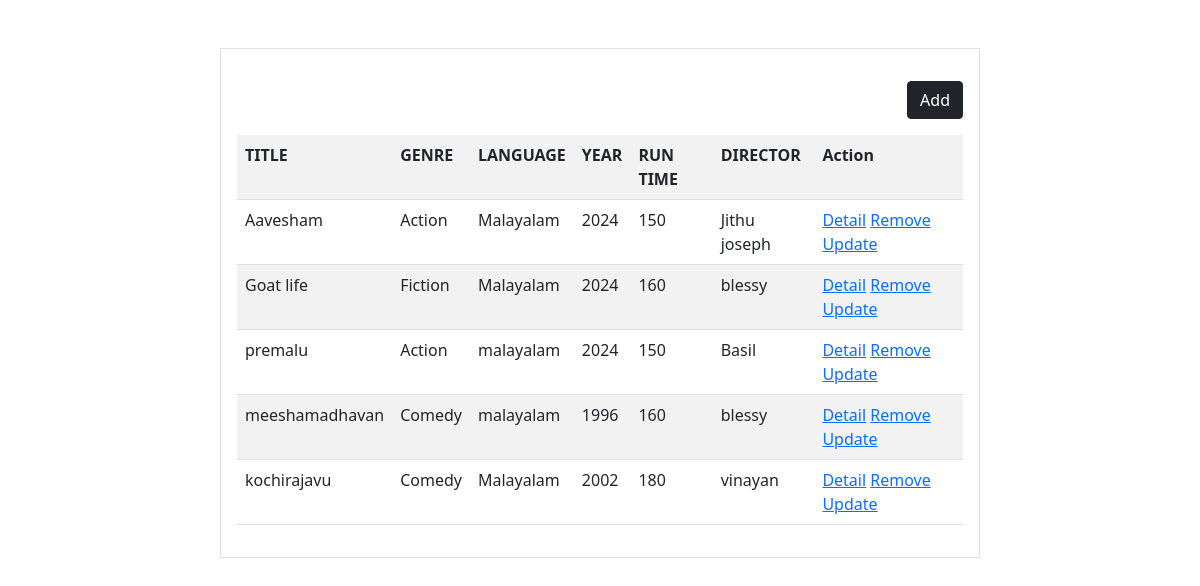
The app's page /movie/all/ with its own data.
### myapp/models.py (models this page shows, shortened)
class Movies(models.Model):
    title=models.CharField(max_length=200)
    genre=models.CharField(max_length=200,choices=GenreChoices.choices)
    language=models.CharField(max_length=200)
    year=models.CharField(max_length=200)
    run_time=models.PositiveIntegerField()
    director=models.CharField(max_length=200)

### myapp/views.py (the view)
# urls.py: path('movie/all/',views.MovieListView.as_view(),name="movie-list"),
class MovieListView(View):
    def get(self,request,*args,**kwargs):
        qs=Movies.objects.all()
        return render(request,"movie_list.html",{"movies":qs})

### myapp/templates/movie_list.html (shortened to what this page needs)
<!DOCTYPE html>
<html lang="en">
<head>
    <link href="https://cdn.jsdelivr.net/npm/bootstrap@5.0.2/dist/css/bootstrap.min.css" rel="stylesheet">
</head>
<body>
    <div class="container mt-5">
        <div class="row">
            <div class="col-2"></div>
            <div class="col-8 border p-3">
                <div class="w-100 d-flex justify-content-end my-3">
                    <a href="{%url 'movie-add'%}" class="btn btn-dark ">Add</a>
                </div>
                <table class="table table-striped">
                    <tr>
                        <th>TITLE</th>
                        <th>GENRE</th>
                        <th>LANGUAGE</th>
                        <th>YEAR</th>
                        <th>RUN TIME</th>
                        <th>DIRECTOR</th>
                        <th>Action</th>
                    </tr>
                    {%for m in movies%}
                    <tr>
                        <td>{{m.title}}</td>
                        <td>{{m.genre}}</td>
                        <td>{{m.language}}</td>
                        <td>{{m.year}}</td>
                        <td>{{m.run_time}}</td>
                        <td>{{m.director}}</td>
                        <td>
                            <a href="{%url 'movie-detail' m.id%}">Detail</a>
                            <a href="{%url 'movie-delete' m.id%}">Remove</a>
                            <a href="{%url 'movie-update' m.id%}">Update</a>
                        </td>
                    </tr>
                    {%endfor%}
                </table>
            </div>
            <div class="col-2"></div>
        </div>
    </div>
</body>
</html>

### records on screen
Movies: title "Aavesham", genre "Action", language "Malayalam", year "2024", run_time "150", director "Jithu joseph"
Movies: title "Goat life", genre "Fiction", language "Malayalam", year "2024", run_time "160", director "blessy"
Movies: title "premalu", genre "Action", language "malayalam", year "2024", run_time "150", director "Basil"
Movies: title "meeshamadhavan", genre "Comedy", language "malayalam", year "1996", run_time "160", director "blessy"
Movies: title "kochirajavu", genre "Comedy", language "Malayalam", year "2002", run_time "180", director "vinayan"
